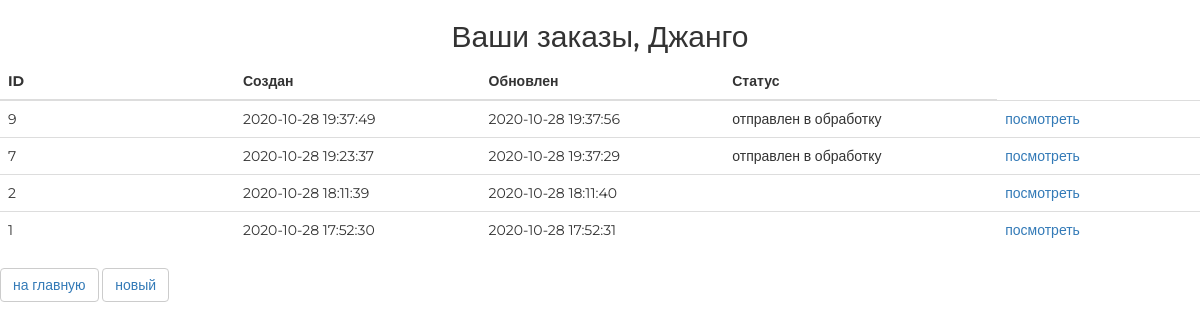
The app's page /order/ (signed in), older data.
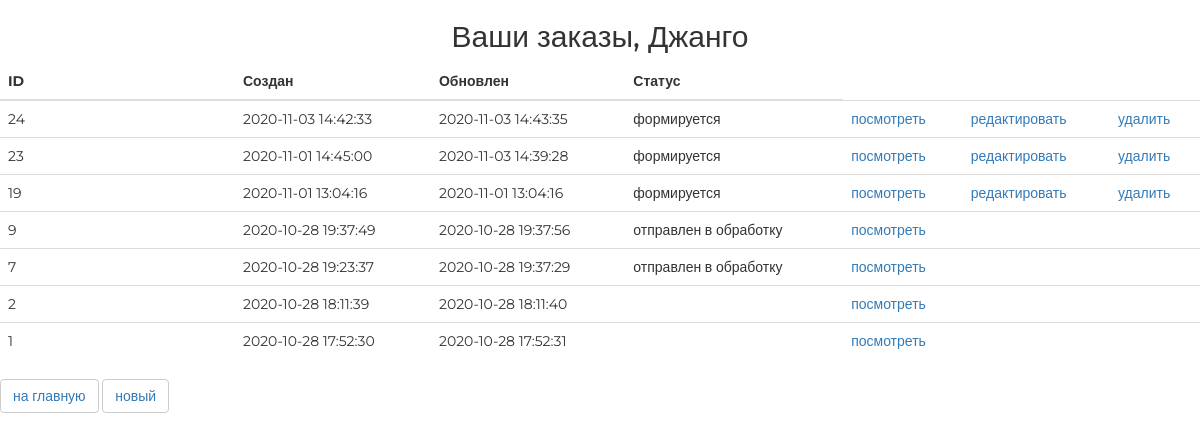
The same page, newer data.
### orderapp/models.py (models this page shows, shortened)
class Order(models.Model):
    FORMING = 'FM'
    SENT_TO_PROCEED = 'STP'
    PROCEEDED = 'PRD'
    PAID = 'PD'
    READY = 'RD'
    CANCEL = 'CNC'
    ORDER_STATUSES = (
        (FORMING, 'формируется'),
        (SENT_TO_PROCEED, 'отправлен в обработку'),
        (PAID, 'оплачен'),
        (PROCEEDED, 'обрабатывается'),
        (READY, 'готов к выдаче'),
        (CANCEL, 'отменен'),
    )
    user = models.ForeignKey(settings.AUTH_USER_MODEL, on_delete=models.CASCADE, verbose_name='Пользователь')
    created = models.DateTimeField(auto_now_add=True, verbose_name='Дата создания')
    updated = models.DateTimeField(auto_now=True, verbose_name='Дата изменения')
    status = models.CharField(max_length=3, choices=ORDER_STATUSES, verbose_name='Статус', default=FORMING)
    is_active = models.BooleanField(default=True, verbose_name='Активен')
    class Meta:
        ordering = ('-created',)
        verbose_name = 'заказ'
        verbose_name_plural = 'заказы'

### orderapp/views.py (the view)
# urls.py: path('', orderapp.OrderList.as_view(), name='orders_list'),
class OrderList(ListView):
    model = Order
    def get_queryset(self):
        return Order.objects.filter(user=self.request.user)

### mainapp/context_processors.py (called while the page is built)
def basket(request):
    basket_items = []
    if request.user.is_authenticated:
        basket_items = Basket.objects.filter(user=request.user)
    return {
        'basket': basket_items
    }

### orderapp/templates/orderapp/order_list.html
{% extends 'orderapp/base.html' %}
{% load static %}
{% block content %}
   <div class="h2 text-center head">
       Ваши заказы,
       {% if user.first_name %}
           {{ user.first_name|title}}
       {% else %}
           Пользователь
       {% endif %}
   </div>
   <table class="table orders_list">
       <thead>
         <tr>
           <th>ID</th>
           <th>Создан</th>
           <th>Обновлен</th>
           <th>Статус</th>
         </tr>
       </thead>
        <tbody>
           {% for item in object_list %}
               {% if item.is_active %}
               <tr>
                   <td class="td1 orders_list">{{ item.pk }}</td>
                   <td>{{ item.created|date:"Y-m-d H:i:s" }}</td>
                   <td>{{ item.updated|date:"Y-m-d H:i:s" }}</td>
                   <td>{{ item.get_status_display }}</td>
                   <td>
                       <a href="{% url 'orderapp:order_read' item.pk %}">
                           посмотреть
                       </a>
                   </td>
                   <td>
                       {% if item.status == 'FM' %}
                         <a href="{% url 'orderapp:order_update' item.pk %}">
                           редактировать
                         </a>
                       {% endif %}
                   </td>
                   <td>
                       {% if item.status == 'FM' %}
                         <a href="{% url 'orderapp:order_delete' item.pk %}">
                             удалить
                         </a>
                       {% endif %}
                   </td>
               </tr>
               {% endif %}
           {% endfor %}
       </tbody>
   </table>
   <button class="btn btn-default btn-round">
       <a href="{% url 'main' %}">
           на главную
       </a>
   </button>
   <button class="btn btn-default btn-round">
       <a href="{% url 'orderapp:order_create' %}">
           новый
       </a>
   </button>
{% endblock %}

Row changes from the older to the newer data that the page shows:
added Order: pk "24", created "2020-11-03 14:42:33", updated "2020-11-03 14:43:35", status "формируется", shows "редактировать", shows "удалить"
added Order: pk "23", created "2020-11-01 14:45:00", updated "2020-11-03 14:39:28", status "формируется", shows "редактировать", shows "удалить"
added Order: pk "19", created "2020-11-01 13:04:16", updated "2020-11-01 13:04:16", status "формируется", shows "редактировать", shows "удалить"
